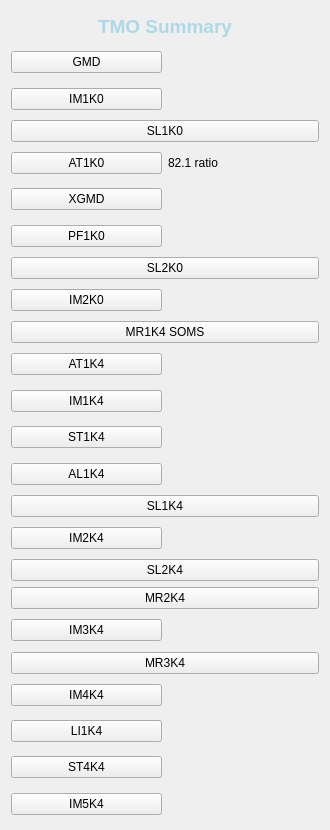
<?xml version="1.0" encoding="UTF-8"?>
<ui version="4.0">
 <class>Form</class>
 <widget class="QWidget" name="Form">
  <property name="geometry">
   <rect>
    <x>0</x>
    <y>0</y>
    <width>330</width>
    <height>830</height>
   </rect>
  </property>
  <property name="sizePolicy">
   <sizepolicy hsizetype="Fixed" vsizetype="Fixed">
    <horstretch>0</horstretch>
    <verstretch>0</verstretch>
   </sizepolicy>
  </property>
  <property name="minimumSize">
   <size>
    <width>330</width>
    <height>830</height>
   </size>
  </property>
  <property name="maximumSize">
   <size>
    <width>10000000</width>
    <height>1000000</height>
   </size>
  </property>
  <property name="windowTitle">
   <string>Form</string>
  </property>
  <property name="styleSheet">
   <string notr="true"/>
  </property>
  <layout class="QVBoxLayout" name="verticalLayout_2">
   <item>
    <layout class="QVBoxLayout" name="verticalLayout">
     <item>
      <widget class="QLabel" name="label">
       <property name="font">
        <font>
         <pointsize>14</pointsize>
         <weight>75</weight>
         <bold>true</bold>
        </font>
       </property>
       <property name="styleSheet">
        <string notr="true">color:lightblue</string>
       </property>
       <property name="text">
        <string>TMO Summary</string>
       </property>
       <property name="alignment">
        <set>Qt::AlignCenter</set>
       </property>
      </widget>
     </item>
     <item>
      <layout class="QHBoxLayout" name="horizontalLayout">
       <item>
        <widget class="PyDMShellCommand" name="gdet_shell">
         <property name="toolTip">
          <string/>
         </property>
         <property name="text">
          <string>GMD</string>
         </property>
         <property name="showIcon" stdset="0">
          <bool>false</bool>
         </property>
         <property name="commands" stdset="0">
          <stringlist>
           <string>bash /reg/g/pcds/epics/ioc/kfe/gmd/current/gmdScreens/launch_gmd_main_pcds.sh</string>
          </stringlist>
         </property>
        </widget>
       </item>
       <item>
        <widget class="PyDMLabel" name="gmd_label">
         <property name="toolTip">
          <string/>
         </property>
         <property name="precision" stdset="0">
          <number>3</number>
         </property>
         <property name="showUnits" stdset="0">
          <bool>true</bool>
         </property>
         <property name="precisionFromPV" stdset="0">
          <bool>false</bool>
         </property>
         <property name="alarmSensitiveContent" stdset="0">
          <bool>true</bool>
         </property>
         <property name="alarmSensitiveBorder" stdset="0">
          <bool>true</bool>
         </property>
         <property name="channel" stdset="0">
          <string>ca://EM1K0:GMD:HPS:AvgPulseIntensity</string>
         </property>
        </widget>
       </item>
      </layout>
     </item>
     <item>
      <layout class="QHBoxLayout" name="horizontalLayout_4">
       <item>
        <widget class="PyDMShellCommand" name="PyDMShellCommand_3">
         <property name="toolTip">
          <string/>
         </property>
         <property name="text">
          <string>IM1K0</string>
         </property>
         <property name="showIcon" stdset="0">
          <bool>false</bool>
         </property>
         <property name="commands" stdset="0">
          <stringlist>
           <string>/reg/g/pcds/epics/ioc/common/pgpCamlink/R0.7.3/children/build/iocBoot/ioc-kfe-pgp01/edm-ioc-kfe-pgp01.cmd</string>
          </stringlist>
         </property>
        </widget>
       </item>
       <item>
        <widget class="PyDMLabel" name="im1k0_label">
         <property name="toolTip">
          <string/>
         </property>
         <property name="showUnits" stdset="0">
          <bool>true</bool>
         </property>
         <property name="channel" stdset="0">
          <string>ca://IM1K0:XTES:CAM:ArrayRate_RBV</string>
         </property>
        </widget>
       </item>
      </layout>
     </item>
     <item>
      <layout class="QHBoxLayout" name="horizontalLayout_5">
       <item>
        <widget class="PyDMShellCommand" name="PyDMShellCommand_4">
         <property name="toolTip">
          <string/>
         </property>
         <property name="text">
          <string>SL1K0</string>
         </property>
         <property name="showIcon" stdset="0">
          <bool>false</bool>
         </property>
         <property name="commands" stdset="0">
          <stringlist>
           <string>pydm mghaly/screens/devices/SL1K0-POWER.ui</string>
          </stringlist>
         </property>
        </widget>
       </item>
      </layout>
     </item>
     <item>
      <layout class="QHBoxLayout" name="horizontalLayout_2">
       <item>
        <widget class="PyDMShellCommand" name="PyDMShellCommand">
         <property name="toolTip">
          <string/>
         </property>
         <property name="text">
          <string>AT1K0</string>
         </property>
         <property name="showIcon" stdset="0">
          <bool>false</bool>
         </property>
         <property name="commands" stdset="0">
          <stringlist>
           <string>pydm /reg/g/pcds/epics-dev/mghaly/screens/vacuumscreens/AT1K0-GAS.ui</string>
          </stringlist>
         </property>
        </widget>
       </item>
       <item>
        <widget class="PyDMLabel" name="at1k0_label">
         <property name="toolTip">
          <string/>
         </property>
         <property name="text">
          <string>82.1 ratio</string>
         </property>
         <property name="precision" stdset="0">
          <number>1</number>
         </property>
         <property name="showUnits" stdset="0">
          <bool>true</bool>
         </property>
         <property name="precisionFromPV" stdset="0">
          <bool>false</bool>
         </property>
         <property name="channel" stdset="0">
          <string>ca://EM1K0:GMD:HPS:AvgTransmission</string>
         </property>
        </widget>
       </item>
      </layout>
     </item>
     <item>
      <layout class="QHBoxLayout" name="horizontalLayout_3">
       <item>
        <widget class="PyDMShellCommand" name="PyDMShellCommand_2">
         <property name="toolTip">
          <string/>
         </property>
         <property name="text">
          <string>XGMD</string>
         </property>
         <property name="showIcon" stdset="0">
          <bool>false</bool>
         </property>
         <property name="commands" stdset="0">
          <stringlist>
           <string>bash /reg/g/pcds/epics/ioc/kfe/gmd/current/gmdScreens/launch_xgmd_main_pcds.sh</string>
          </stringlist>
         </property>
        </widget>
       </item>
       <item>
        <widget class="PyDMLabel" name="xgmd_label">
         <property name="toolTip">
          <string/>
         </property>
         <property name="precision" stdset="0">
          <number>3</number>
         </property>
         <property name="showUnits" stdset="0">
          <bool>true</bool>
         </property>
         <property name="precisionFromPV" stdset="0">
          <bool>false</bool>
         </property>
         <property name="channel" stdset="0">
          <string>ca://EM2K0:XGMD:HPS:AvgPulseIntensity</string>
         </property>
        </widget>
       </item>
      </layout>
     </item>
     <item>
      <layout class="QHBoxLayout" name="horizontalLayout_6">
       <item>
        <widget class="PyDMShellCommand" name="PyDMShellCommand_5">
         <property name="toolTip">
          <string/>
         </property>
         <property name="text">
          <string>PF1K0</string>
         </property>
         <property name="showIcon" stdset="0">
          <bool>false</bool>
         </property>
         <property name="commands" stdset="0">
          <stringlist>
           <string>typhos pf1k0</string>
          </stringlist>
         </property>
        </widget>
       </item>
       <item>
        <widget class="PyDMLabel" name="pf1k0_label">
         <property name="toolTip">
          <string/>
         </property>
         <property name="channel" stdset="0">
          <string>ca://PF1K0:WFS:MMS:STATE:GET_RBV</string>
         </property>
        </widget>
       </item>
      </layout>
     </item>
     <item>
      <layout class="QHBoxLayout" name="horizontalLayout_7">
       <item>
        <widget class="PyDMShellCommand" name="PyDMShellCommand_6">
         <property name="toolTip">
          <string/>
         </property>
         <property name="text">
          <string>SL2K0</string>
         </property>
         <property name="showIcon" stdset="0">
          <bool>false</bool>
         </property>
        </widget>
       </item>
      </layout>
     </item>
     <item>
      <layout class="QHBoxLayout" name="horizontalLayout_8">
       <item>
        <widget class="PyDMShellCommand" name="PyDMShellCommand_7">
         <property name="toolTip">
          <string/>
         </property>
         <property name="text">
          <string>IM2K0</string>
         </property>
         <property name="showIcon" stdset="0">
          <bool>false</bool>
         </property>
         <property name="commands" stdset="0">
          <stringlist>
           <string>/reg/g/pcds/epics/ioc/common/pgpCamlink/R0.7.3/children/build/iocBoot/ioc-kfe-pgp02/edm-ioc-kfe-pgp02.cmd</string>
          </stringlist>
         </property>
        </widget>
       </item>
       <item>
        <widget class="PyDMLabel" name="im2k0_label">
         <property name="toolTip">
          <string/>
         </property>
         <property name="showUnits" stdset="0">
          <bool>true</bool>
         </property>
         <property name="channel" stdset="0">
          <string>ca://IM2K0:XTES:CAM:ArrayRate_RBV</string>
         </property>
        </widget>
       </item>
      </layout>
     </item>
     <item>
      <layout class="QHBoxLayout" name="horizontalLayout_10">
       <item>
        <widget class="PyDMShellCommand" name="PyDMShellCommand_8">
         <property name="toolTip">
          <string/>
         </property>
         <property name="text">
          <string>MR1K4 SOMS</string>
         </property>
         <property name="showIcon" stdset="0">
          <bool>false</bool>
         </property>
         <property name="commands" stdset="0">
          <stringlist>
           <string>typhos mr1k4_soms</string>
          </stringlist>
         </property>
        </widget>
       </item>
      </layout>
     </item>
     <item>
      <layout class="QHBoxLayout" name="horizontalLayout_11">
       <item>
        <widget class="PyDMShellCommand" name="PyDMShellCommand_9">
         <property name="toolTip">
          <string/>
         </property>
         <property name="text">
          <string>AT1K4</string>
         </property>
         <property name="showIcon" stdset="0">
          <bool>false</bool>
         </property>
         <property name="commands" stdset="0">
          <stringlist>
           <string>typhos at1k4</string>
          </stringlist>
         </property>
        </widget>
       </item>
       <item>
        <widget class="PyDMLabel" name="at1k4_label">
         <property name="toolTip">
          <string/>
         </property>
         <property name="showUnits" stdset="0">
          <bool>true</bool>
         </property>
         <property name="channel" stdset="0">
          <string>ca://AT1K4:CALC:SYS:ActualTransmission_RBV</string>
         </property>
        </widget>
       </item>
      </layout>
     </item>
     <item>
      <layout class="QHBoxLayout" name="horizontalLayout_12">
       <item>
        <widget class="PyDMShellCommand" name="PyDMShellCommand_10">
         <property name="toolTip">
          <string/>
         </property>
         <property name="text">
          <string>IM1K4</string>
         </property>
         <property name="showIcon" stdset="0">
          <bool>false</bool>
         </property>
         <property name="commands" stdset="0">
          <stringlist>
           <string>/reg/g/pcds/epics/ioc/common/pgpCamlink/R0.7.3/children/build/iocBoot/ioc-kfe-pgp03/edm-ioc-kfe-pgp03.cmd</string>
          </stringlist>
         </property>
        </widget>
       </item>
       <item>
        <widget class="PyDMLabel" name="im1k4_label">
         <property name="toolTip">
          <string/>
         </property>
         <property name="showUnits" stdset="0">
          <bool>true</bool>
         </property>
         <property name="channel" stdset="0">
          <string>ca://IM1K4:XTES:CAM:ArrayRate_RBV</string>
         </property>
        </widget>
       </item>
      </layout>
     </item>
     <item>
      <layout class="QHBoxLayout" name="horizontalLayout_13">
       <item>
        <widget class="PyDMShellCommand" name="PyDMShellCommand_11">
         <property name="toolTip">
          <string/>
         </property>
         <property name="text">
          <string>ST1K4</string>
         </property>
         <property name="showIcon" stdset="0">
          <bool>false</bool>
         </property>
         <property name="commands" stdset="0">
          <stringlist>
           <string>typhos st1k4</string>
          </stringlist>
         </property>
        </widget>
       </item>
       <item>
        <widget class="PyDMLabel" name="st1k4_label">
         <property name="toolTip">
          <string/>
         </property>
         <property name="showUnits" stdset="0">
          <bool>true</bool>
         </property>
         <property name="precisionFromPV" stdset="0">
          <bool>true</bool>
         </property>
         <property name="channel" stdset="0">
          <string>ca://ST1K4:TEST:MMS:01.RBV</string>
         </property>
        </widget>
       </item>
      </layout>
     </item>
     <item>
      <layout class="QHBoxLayout" name="horizontalLayout_14">
       <item>
        <widget class="PyDMShellCommand" name="PyDMShellCommand_12">
         <property name="toolTip">
          <string/>
         </property>
         <property name="text">
          <string>AL1K4</string>
         </property>
         <property name="showIcon" stdset="0">
          <bool>false</bool>
         </property>
         <property name="commands" stdset="0">
          <stringlist>
           <string>typhos al1k4</string>
          </stringlist>
         </property>
        </widget>
       </item>
       <item>
        <widget class="PyDMLabel" name="al1k4_label">
         <property name="toolTip">
          <string/>
         </property>
         <property name="alarmSensitiveContent" stdset="0">
          <bool>false</bool>
         </property>
         <property name="channel" stdset="0">
          <string>ca://AL1K4:L2SI:MMS:STATE:GET_RBV</string>
         </property>
        </widget>
       </item>
      </layout>
     </item>
     <item>
      <layout class="QHBoxLayout" name="horizontalLayout_15">
       <item>
        <widget class="PyDMShellCommand" name="PyDMShellCommand_13">
         <property name="toolTip">
          <string/>
         </property>
         <property name="text">
          <string>SL1K4</string>
         </property>
         <property name="showIcon" stdset="0">
          <bool>false</bool>
         </property>
         <property name="commands" stdset="0">
          <stringlist>
           <string>pydm /cds/group/pcds/epics-dev/mghaly/screens/devices/SL1K4-SCATTER.ui</string>
          </stringlist>
         </property>
        </widget>
       </item>
      </layout>
     </item>
     <item>
      <layout class="QHBoxLayout" name="horizontalLayout_16">
       <item>
        <widget class="PyDMShellCommand" name="PyDMShellCommand_14">
         <property name="toolTip">
          <string/>
         </property>
         <property name="text">
          <string>IM2K4</string>
         </property>
         <property name="showIcon" stdset="0">
          <bool>false</bool>
         </property>
         <property name="commands" stdset="0">
          <stringlist>
           <string>/reg/g/pcds/epics/ioc/kfe/gigECam/R1.0.0/build/iocBoot/ioc-im2k4-gige/edm-ioc-im2k4-gige.cmd</string>
          </stringlist>
         </property>
        </widget>
       </item>
       <item>
        <widget class="PyDMLabel" name="im2k4_label">
         <property name="toolTip">
          <string/>
         </property>
         <property name="showUnits" stdset="0">
          <bool>true</bool>
         </property>
         <property name="channel" stdset="0">
          <string>ca://IM2K4:PPM:CAM:ArrayRate_RBV</string>
         </property>
        </widget>
       </item>
      </layout>
     </item>
     <item>
      <layout class="QHBoxLayout" name="horizontalLayout_17">
       <item>
        <widget class="PyDMShellCommand" name="PyDMShellCommand_15">
         <property name="toolTip">
          <string/>
         </property>
         <property name="text">
          <string>SL2K4</string>
         </property>
         <property name="showIcon" stdset="0">
          <bool>false</bool>
         </property>
         <property name="commands" stdset="0">
          <stringlist>
           <string>pydm /cds/group/pcds/epics-dev/mghaly/screens/devices/SL2K4-SCATTER.ui</string>
          </stringlist>
         </property>
        </widget>
       </item>
      </layout>
     </item>
     <item>
      <layout class="QHBoxLayout" name="horizontalLayout_19">
       <item>
        <widget class="PyDMShellCommand" name="PyDMShellCommand_17">
         <property name="toolTip">
          <string/>
         </property>
         <property name="text">
          <string>MR2K4</string>
         </property>
         <property name="showIcon" stdset="0">
          <bool>false</bool>
         </property>
         <property name="commands" stdset="0">
          <stringlist>
           <string>typhos mr2k4_kbo</string>
          </stringlist>
         </property>
        </widget>
       </item>
      </layout>
     </item>
     <item>
      <layout class="QHBoxLayout" name="horizontalLayout_18">
       <item>
        <widget class="PyDMShellCommand" name="PyDMShellCommand_16">
         <property name="toolTip">
          <string/>
         </property>
         <property name="text">
          <string>IM3K4</string>
         </property>
         <property name="showIcon" stdset="0">
          <bool>false</bool>
         </property>
         <property name="commands" stdset="0">
          <stringlist>
           <string>/reg/g/pcds/epics/ioc/tmo/gigECam/R1.0.0/build/iocBoot/ioc-im3k4-gige/edm-ioc-im3k4-gige.cmd</string>
          </stringlist>
         </property>
        </widget>
       </item>
       <item>
        <widget class="PyDMLabel" name="im3k4_label">
         <property name="toolTip">
          <string/>
         </property>
         <property name="showUnits" stdset="0">
          <bool>true</bool>
         </property>
         <property name="channel" stdset="0">
          <string>ca://IM3K4:PPM:CAM:ArrayRate_RBV</string>
         </property>
        </widget>
       </item>
      </layout>
     </item>
     <item>
      <layout class="QHBoxLayout" name="horizontalLayout_20">
       <item>
        <widget class="PyDMShellCommand" name="PyDMShellCommand_18">
         <property name="toolTip">
          <string/>
         </property>
         <property name="text">
          <string>MR3K4</string>
         </property>
         <property name="showIcon" stdset="0">
          <bool>false</bool>
         </property>
         <property name="commands" stdset="0">
          <stringlist>
           <string>typhos mr3k4_kbo</string>
          </stringlist>
         </property>
        </widget>
       </item>
      </layout>
     </item>
     <item>
      <layout class="QHBoxLayout" name="horizontalLayout_21">
       <item>
        <widget class="PyDMShellCommand" name="PyDMShellCommand_19">
         <property name="toolTip">
          <string/>
         </property>
         <property name="text">
          <string>IM4K4</string>
         </property>
         <property name="showIcon" stdset="0">
          <bool>false</bool>
         </property>
         <property name="commands" stdset="0">
          <stringlist>
           <string>/reg/g/pcds/epics/ioc/tmo/gigECam/R1.0.0/build/iocBoot/ioc-im4k4-gige/edm-ioc-im4k4-gige.cmd</string>
          </stringlist>
         </property>
        </widget>
       </item>
       <item>
        <widget class="PyDMLabel" name="im4k4_label">
         <property name="toolTip">
          <string/>
         </property>
         <property name="showUnits" stdset="0">
          <bool>true</bool>
         </property>
         <property name="channel" stdset="0">
          <string>ca://IM4K4:PPM:CAM:ArrayRate_RBV</string>
         </property>
        </widget>
       </item>
      </layout>
     </item>
     <item>
      <layout class="QHBoxLayout" name="horizontalLayout_22">
       <item>
        <widget class="PyDMShellCommand" name="PyDMShellCommand_20">
         <property name="toolTip">
          <string/>
         </property>
         <property name="text">
          <string>LI1K4</string>
         </property>
         <property name="showIcon" stdset="0">
          <bool>false</bool>
         </property>
         <property name="commands" stdset="0">
          <stringlist>
           <string>typhos li1k4</string>
          </stringlist>
         </property>
        </widget>
       </item>
       <item>
        <widget class="PyDMLabel" name="li1k4_label">
         <property name="toolTip">
          <string/>
         </property>
         <property name="alarmSensitiveBorder" stdset="0">
          <bool>true</bool>
         </property>
         <property name="channel" stdset="0">
          <string>ca://LI1K4:IP1:MMS:STATE:GET_RBV</string>
         </property>
        </widget>
       </item>
      </layout>
     </item>
     <item>
      <layout class="QHBoxLayout" name="horizontalLayout_23">
       <item>
        <widget class="PyDMShellCommand" name="PyDMShellCommand_21">
         <property name="toolTip">
          <string/>
         </property>
         <property name="text">
          <string>ST4K4</string>
         </property>
         <property name="showIcon" stdset="0">
          <bool>false</bool>
         </property>
         <property name="commands" stdset="0">
          <stringlist>
           <string>pydm /cds/group/pcds/epics-dev/aegger/screens/tmo/st4k4_temp.ui</string>
          </stringlist>
         </property>
        </widget>
       </item>
       <item>
        <widget class="PyDMLabel" name="st4k4_label">
         <property name="toolTip">
          <string/>
         </property>
         <property name="channel" stdset="0">
          <string>ca://ST4K4:TMO_TERM:nPositionState_RBV</string>
         </property>
        </widget>
       </item>
      </layout>
     </item>
     <item>
      <layout class="QHBoxLayout" name="horizontalLayout_24">
       <item>
        <widget class="PyDMShellCommand" name="im5k4_shell">
         <property name="toolTip">
          <string/>
         </property>
         <property name="text">
          <string>IM5K4</string>
         </property>
         <property name="showIcon" stdset="0">
          <bool>false</bool>
         </property>
         <property name="commands" stdset="0">
          <stringlist>
           <string>/reg/neh/home4/zlentz/github/lcls2-fee-cams/build/iocBoot/ioc-im5k4-gige/edm-ioc-im5k4-gige.cmd</string>
          </stringlist>
         </property>
        </widget>
       </item>
       <item>
        <widget class="PyDMLabel" name="im5k4_label">
         <property name="toolTip">
          <string/>
         </property>
         <property name="channel" stdset="0">
          <string>ca://IM5K4:PPM:CAM:ArrayRate_RBV</string>
         </property>
        </widget>
       </item>
      </layout>
     </item>
    </layout>
   </item>
  </layout>
 </widget>
 <customwidgets>
  <customwidget>
   <class>PyDMLabel</class>
   <extends>QLabel</extends>
   <header>pydm.widgets.label</header>
  </customwidget>
  <customwidget>
   <class>PyDMShellCommand</class>
   <extends>QPushButton</extends>
   <header>pydm.widgets.shell_command</header>
  </customwidget>
 </customwidgets>
 <resources/>
 <connections/>
</ui>
